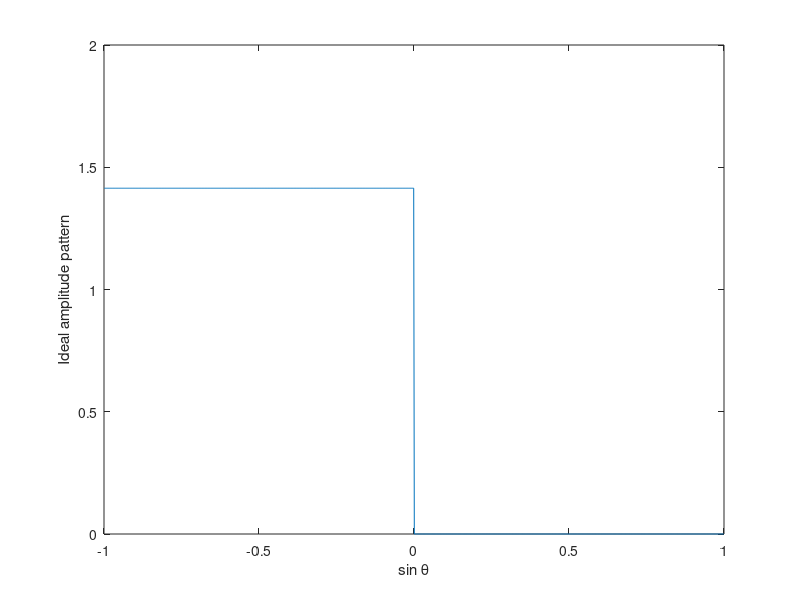
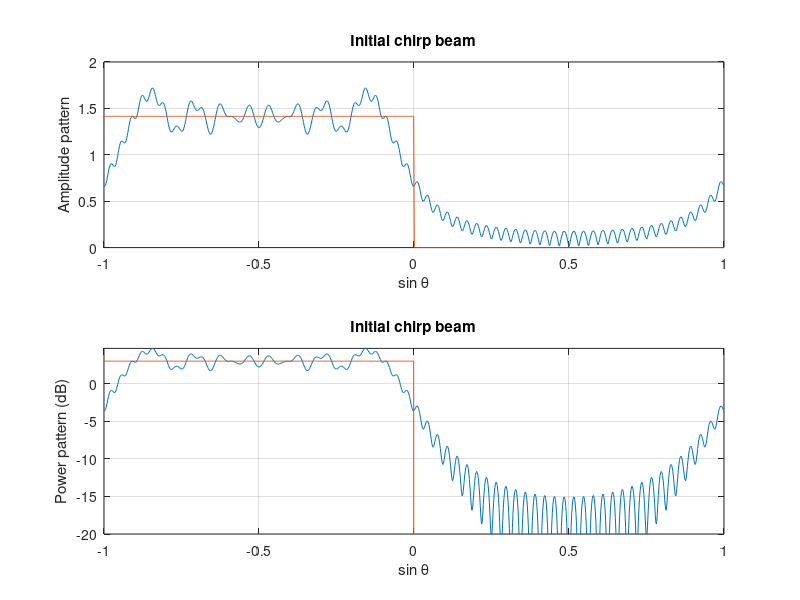
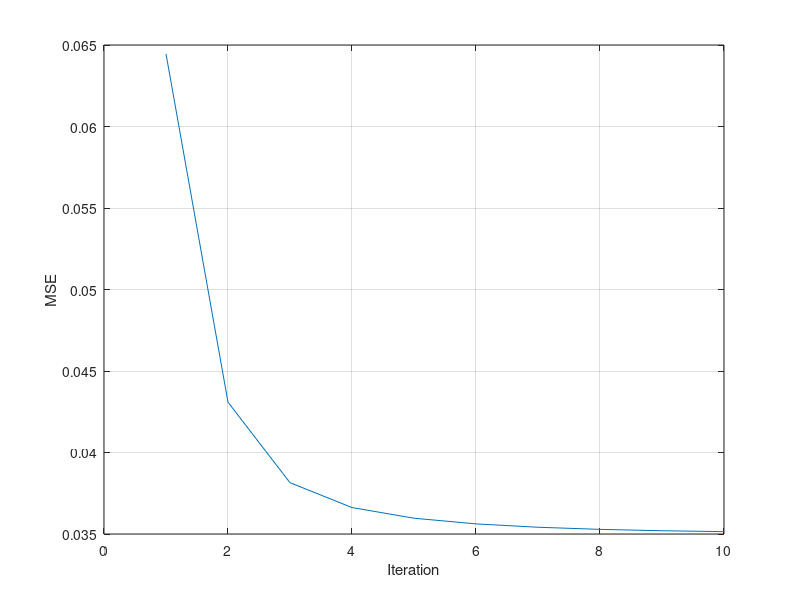
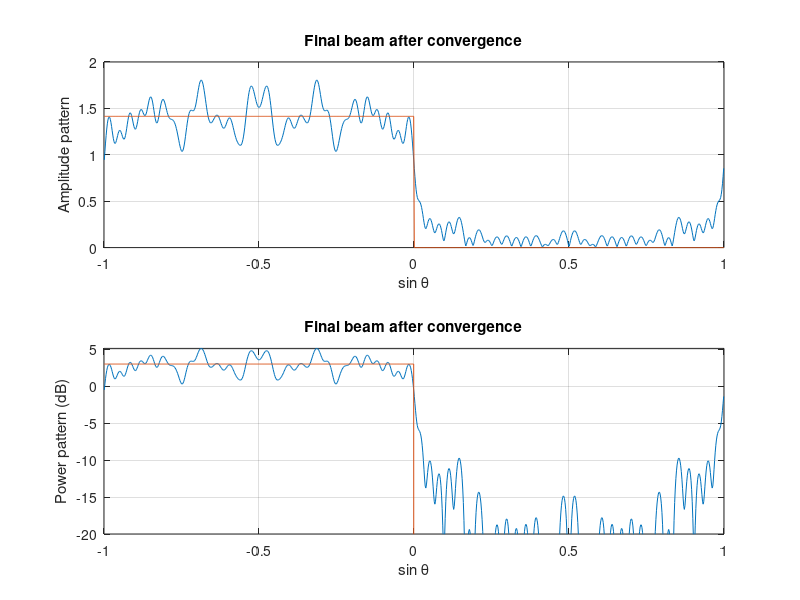

These figures' MATLAB source, in order: (Note: this script raises an error after producing the figures.)
% This script is based on the following paper:

% Qi, Chenhao, et al. "Hierarchical Codebook-Based Multiuser Beam Training
% for Millimeter Wave Massive MIMO." IEEE Transactions on Wireless
% Communications 19.12 (2020): 8142-8152.

% The script closely follows Section III of the paper and implements the
% alternative minimization method with a closed-form expression (AMCF)

% Author: Jianhua Mo
% Created on 2/28/2021

close all;
clearvars;
N = 64;

% Q should be larger than N, based on Prof. Qi's paper. I set it as 1024
% sampled directions to evaluate the beam pattern
Q = 2^10;
q = 1:1:Q;
Omega_q = -1 + (2*q-1)./Q;

% array responses in a matrix
A_phase = (0:1:N-1)'* Omega_q;
A = exp(1j*pi*A_phase);

num_beams = 2;
for k = 1:1:num_beams
    
    % omega (spatial angle) is between -1 and 1.
    min_omega = -1 + (k-1)* 2/num_beams;
    max_omega = min_omega + 2/num_beams;
    
    % physical angles between -90 to 90
    min_theta = asind(min_omega);
    max_theta = asind(max_omega);
    
    % beamwidth in spatial angle
    B = max_omega - min_omega;
    
    mainlobe_index = find(Omega_q>=min_omega & Omega_q <= max_omega);
    sidelobe_index = find(Omega_q < min_omega | Omega_q > max_omega);
    
    % ideal beam amplitude pattern
    g = zeros(Q, 1);
    g(mainlobe_index) = sqrt(2/B);
    
    % g_eps = g in the mainlobe and = eps in the sidelobe. It is defined
    % for pattern plotting in dB scale since log 0 is NaN.
    g_eps = g;
    g_eps(sidelobe_index) = eps;
    
    figure, plot(Omega_q, g);
    xlabel('sin \theta')
    ylabel('Ideal amplitude pattern')
    
    if mod(N, 2) == 0
        % N is even
        % Qi's paper, it is not symmetric with respect to 0
        v0_phase = B*(0:1:N-1).^2/2/N + (0:1:N-1)*min_omega;
    else
        % N is odd
        v0_phase = B*(0:1:N-1).*(1:1:N)/2/N + (0:1:N-1)*(min_omega);
    end
    
    % JMo: I revise it to make it symmetric with the center direction
    % Basically, calculate the frequency at n=0 and n=N-1, and they should
    % be symmetric.
    v0_phase = B*(0:1:N-1).*(1:1:N)/2/N + (0:1:N-1)*(min_omega);
    
    
    v0 = 1/sqrt(N)*exp(1j*pi*v0_phase');
    v = v0;
    
    %% plot the intial codeword
    figure,
    subplot(2,1,1), plot(Omega_q, abs(A'*v0) )
    hold on; plot(Omega_q, g);
    grid on;
    xlabel('sin \theta')
    ylabel('Amplitude pattern')
    title('Initial chirp beam')
    
    subplot(2,1,2), plot(Omega_q, 20*log10(abs(A'*v0)))
    hold on; plot(Omega_q, 20*log10(g_eps));
    grid on;
    xlabel('sin \theta')
    ylabel('Power pattern (dB)')
    title('Initial chirp beam')
    ylim([-20, +inf])
    
    figure(11)
    subplot(1,2,1)
    plot(asind(Omega_q), 20*log10(abs(A'*v0)))
    hold on; plot(asind(Omega_q), 20*log10(g_eps));
    grid on;
    xlabel('\theta')
    ylabel('Power pattern (dB)')
    title('Initial chirp beam')
    legend('Chirp', 'Ideal','location', 'best')
    ylim([-10, +inf])
    
    %% loop
    ite = 1;
    while 1
        MSE(ite) = mean((abs(A'*v) - g).^2); % Eq. (11a)
        if ite >=10 && abs(MSE(ite)-MSE(ite-1)) < 0.01*MSE(ite)
            break;
        else
            ite = ite + 1;
        end
        Theta = angle(A'*v);
        r = g .* exp(1j*Theta);
        v = 1/sqrt(N)*exp(1j* angle(A*r));
    end
    V(:,k) = v;
    
    %% plot results
    figure, plot(MSE)
    grid on;
    xlabel('Iteration')
    ylabel('MSE')
    
    figure,
    subplot(2,1,1), plot(Omega_q, abs(A'*v) )
    hold on; plot(Omega_q, g);
    grid on;
    xlabel('sin \theta')
    ylabel('Amplitude pattern')
    title('Final beam after convergence')
    
    subplot(2,1,2), plot(Omega_q, 20*log10(abs(A'*v)))
    hold on; plot(Omega_q, 20*log10(g_eps));
    grid on;
    xlabel('sin \theta')
    ylabel('Power pattern (dB)')
    title('Final beam after convergence')
    ylim([-20, +inf])
    
    figure(11)
    subplot(1,2,2)
    plot(asind(Omega_q), 20*log10(abs(A'*v)))
    hold on; plot(asind(Omega_q), 20*log10(g_eps));
    grid on;
    xlabel('\theta')
    ylabel('Power pattern (dB)')
    legend('AMCF', 'Ideal', 'location', 'best')
    title('Final beam')
    ylim([0, +inf])
end

figure(101)
hold on;
for k = 1:1:num_beams
    plot(asind(Omega_q), 20*log10(abs(A'*V(:,k))))
end
grid on;
xlabel('\theta')
ylabel('Power pattern (dB)')
box on;
ylim([0, +inf])
hold off;

for k = 1:1:num_beams
    polarplot(asin(Omega_q), max(0, 10*log10((abs(A'*V(:,k))).^2)))
    rlim([0 +inf])
    thetalim([-90 90])
    hold on;
end
title(['WB pattern (dB), K=', num2str(num_beams)])
hold off;

for k = 1:1:num_beams
    figure()
    polarplot(asin(Omega_q), max(0, 10*log10((abs(A'*V(:,k))).^2)))
    rlim([0 +inf])
    thetalim([-90 90])
    title(['WB pattern (dB), K=', num2str(num_beams),' k=', num2str(k)])
end


% for k = 1:1:num_beams
%     polarplot(asin(Omega_q), max(0, (abs(A'*V(:,k))).^2)/N)
%     rlim([0 +inf])
%     thetalim([-90 90])
%     hold on;
% end
% title(['WB pattern, K=', num2str(num_beams)])

% save(sprintf('%d_beam_AMCF_codebook.mat',num_beams),'V')
